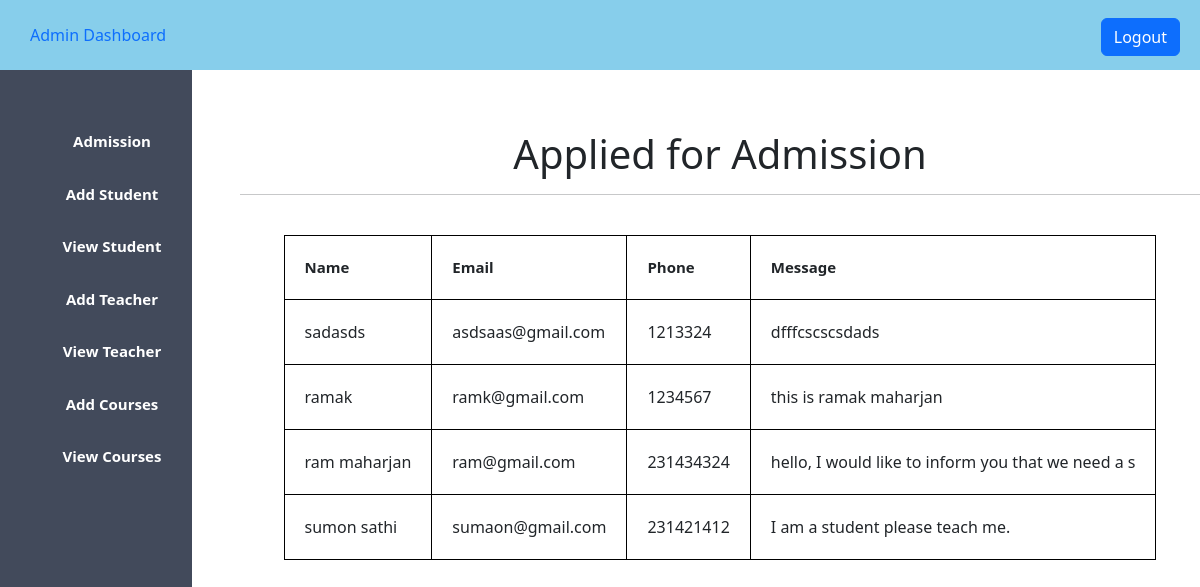
The app's page /admission.php (signed in) with its own data.
### tables this page shows
CREATE TABLE `admission` (
  `id` int(11) NOT NULL,
  `name` varchar(30) DEFAULT NULL,
  `email` varchar(38) DEFAULT NULL,
  `phone` int(20) DEFAULT NULL,
  `message` varchar(255) DEFAULT NULL
);

### admission.php (the view, shortened to what this page needs)
<?php
$host="localhost";
$user="root";
$password="";
$db="schoolproject";
$data=mysqli_connect($host,$user,$password,$db);
$sql="SELECT * from admission";
$result=mysqli_query($data,$sql);
?>
<!DOCTYPE html>
<html lang="en">
<head>
    <?php
    include 'admin_css.php';
    ?>
</head>
<body>
    <?php
    include 'admin_sidebar.php';
    ?>
    <div class="content">
        <center>
            <h1>Applied for Admission</h1>
            <hr />
            <br>
            <table>
                <tbody>
                    <tr>
                        <th style="padding: 20px; font-size: 15px;">Name</th>
                        <th style="padding: 20px; font-size: 15px;">Email</th>
                        <th style="padding: 20px; font-size: 15px;">Phone</th>
                        <th style="padding: 20px; font-size: 15px;">Message</th>
                    </tr>
                    <?php
                while($info=$result->fetch_assoc())
                {
            ?>
                    <tr>
                        <td style="padding: 20px;">
                            <?php echo "{$info['name']}"; ?>
                        </td>
                        <td style=" padding: 20px;">
                            <?php echo "{$info['email']}"; ?>
                        </td>
                        <td style="padding: 20px;">
                            <?php echo "{$info['phone']}"; ?>
                        </td>
                        <td style=" padding: 20px;">
                            <?php echo "{$info['message']}"; ?>
                        </td>
                    </tr>
                    <?php
                }
                ?>
                </tbody>
            </table>
        </center>
    </div>
</body>
</html>

### admin.css (style rules this page uses)
* { margin: 0; padding: 0; }
.content { margin-top: 5%; margin-left: 20%; }

### admission.php (style rules this page uses)
table th { border: 1px solid black; }
table td { border: 1px solid black; }

### records on screen
admission: name "sadasds", email "asdsaas@gmail.com", phone "1213324", message "dfffcscscsdads"
admission: name "ramak", email "ramk@gmail.com", phone "1234567", message "this is ramak maharjan"
admission: name "ram maharjan", email "ram@gmail.com", phone "231434324", message "hello, I would like to inform you that we need a s"
admission: name "sumon sathi", email "sumaon@gmail.com", phone "231421412", message "I am a student please teach me."
